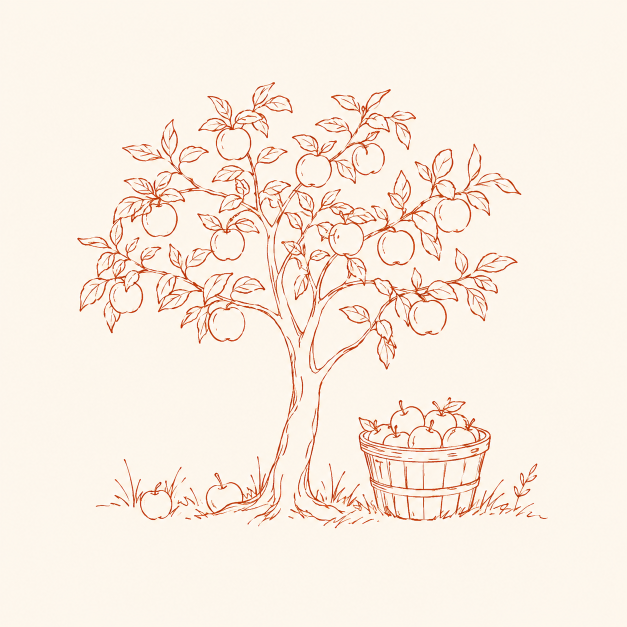
#> input picture assets/apple tree.png, 1254 x 1254 px (shown at 1/2 size)
$ python fix_hero_background.py
#> lines starting #> are read from the running program, lines starting #| are printed output that depends on the picture
"""
Replace the hero illustration's background with the exact app background
color, preserving anti-aliased line edges via alpha-based recompositing.

The source art is rust-colored line work on a near-solid off-white
background (not pure white, not a gradient/photo). A hard brightness
threshold can't cleanly separate ink from background here because
anti-aliased edge pixels are partial blends of ink and the OLD
background color -- naively leaving them as-is bakes in a mismatched
tint against the NEW background.

Instead, per-pixel opacity (how "inky" a pixel is) is estimated from
luminance, and each pixel is recomposited from the old background onto
the new one:

    C_new = C + (1 - alpha) * (bg_new - bg_old)

alpha=1 (pure ink) leaves the pixel unchanged; alpha=0 (pure
background) fully replaces it; partial alpha blends proportionally,
so anti-aliased fringes shift color without banding.
"""

from pathlib import Path
import numpy as np
from PIL import Image

BASE_DIR = Path(__file__).resolve().parent.parent
SRC = BASE_DIR / "assets" / "apple tree.png"
OUT = BASE_DIR / "assets" / "apple_tree_display.png"
TARGET_BG = (250, 243, 235)  # #FAF3EB

# Measured in-browser: cssWidth 273.609375px * devicePixelRatio 2 * 2 (retina
# sharpness margin) = 1094.4 -> 1094px. Must match the width= passed to
# st.image() in app/streamlit_app.py, since Streamlit re-encodes the source
# to that exact raster size server-side -- any extra resolution beyond it is
# discarded before the browser ever sees it.
OUTPUT_SIZE = 1094


def luminance(a):
    return 0.299 * a[..., 0] + 0.587 * a[..., 1] + 0.114 * a[..., 2]


img = Image.open(SRC).convert("RGB")
#> img is the input picture: PIL image 1254x1254 RGB; mean R, G, B 250.4, 238.5, 227
arr = np.asarray(img).astype(np.float64)

# Sample the source's own background color from a corner patch, rather
# than assuming pure white.
corner_patch = arr[0:6, 0:6, :].reshape(-1, 3)
#> corner_patch = 36 rows, first 8: [252, 246, 234], [253, 247, 237], [253, 247, 236], [253, 247, 236], [252, 247, 236], [252, 247, 236], [253, 246, 237], [253, 246, 237]
bg_old = corner_patch.mean(axis=0)
#> bg_old = [252.6, 246.5, 236.5]

lum = luminance(arr)
#> in luminance, `return 0.299 * a[..., 0] + 0.587 * a[..., 1] + 0.114 * a[..., 2]`:
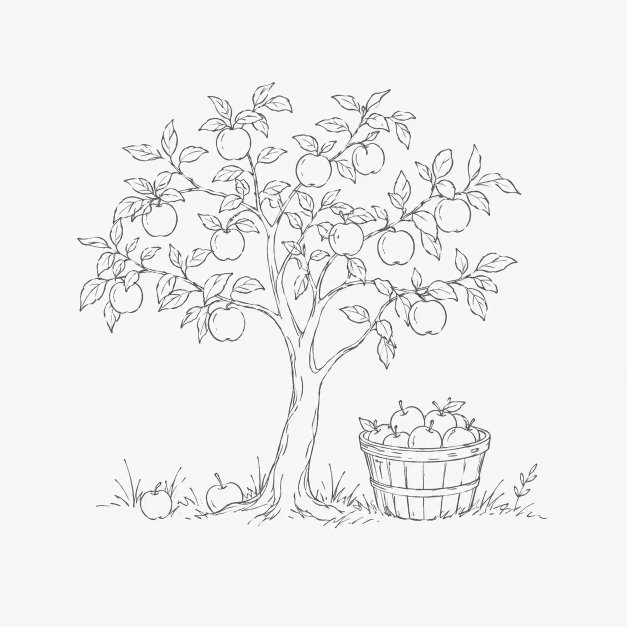
#> returned value: shape (1254, 1254) float64 (shown at 1/2 size); min 39.44, max 255, mean 240.7
lum_bg = luminance(bg_old[None, None, :])[0, 0]
#> lum_bg = 247.2
lum_ink = lum.min()  # darkest pixel approximates full ink coverage
#> lum_ink = 39.44

denom = max(lum_bg - lum_ink, 1e-6)
#> denom = 207.7
alpha = np.clip((lum_bg - lum) / denom, 0.0, 1.0)  # 0=background, 1=ink
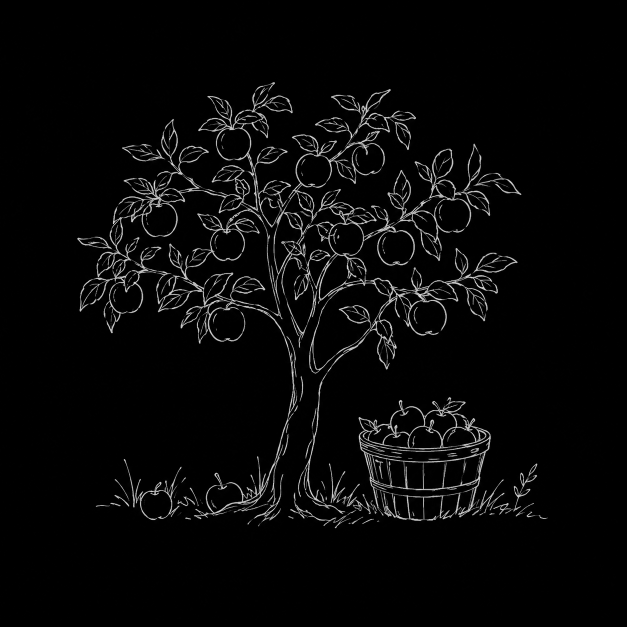
#> alpha: shape (1254, 1254) float64 (shown at 1/2 size); min 0, max 1, mean 0.0328

bg_new = np.array(TARGET_BG, dtype=np.float64)
delta = bg_new - bg_old
#> delta = [-2.58, -3.47, -1.47]
new_arr = arr + (1.0 - alpha)[..., None] * delta[None, None, :]
new_arr = np.clip(new_arr, 0, 255).astype(np.uint8)

result = Image.fromarray(new_arr, mode="RGB")
resized = result.resize((OUTPUT_SIZE, OUTPUT_SIZE), Image.LANCZOS)
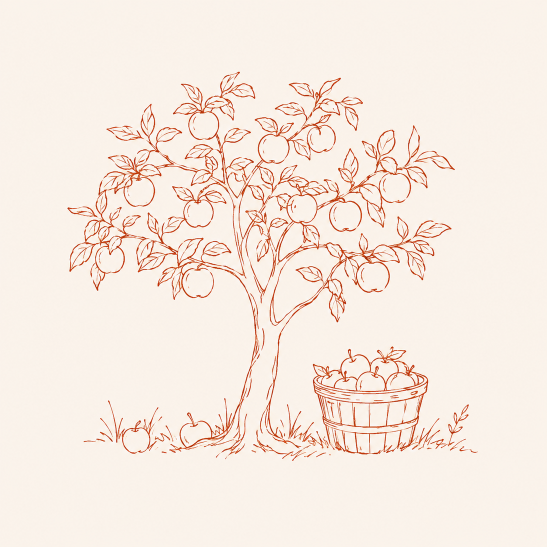
#> resized: PIL image 1094x1094 RGB (shown at 1/2 size); mean R, G, B 247.5, 234.6, 225
resized.save(OUT, optimize=True)

print(f"sampled old background: {tuple(bg_old.round(1))}")
#| sampled old background: (252.6, 246.5, 236.5)
print(f"saved: {OUT} ({resized.size[0]}x{resized.size[1]})")
#| saved: assets/apple_tree_display.png (1094x1094)
